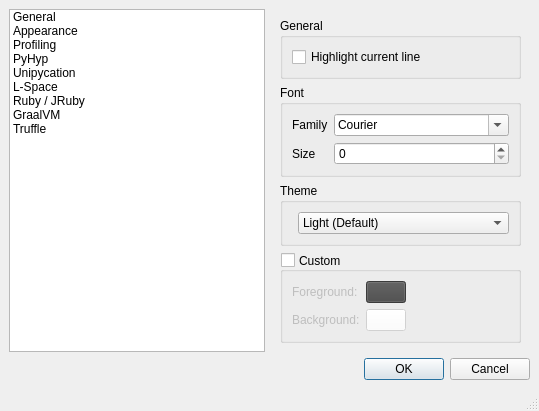
<?xml version="1.0" encoding="UTF-8"?>
<ui version="4.0">
 <class>MainWindow</class>
 <widget class="QMainWindow" name="MainWindow">
  <property name="geometry">
   <rect>
    <x>0</x>
    <y>0</y>
    <width>539</width>
    <height>403</height>
   </rect>
  </property>
  <property name="windowTitle">
   <string>Settings</string>
  </property>
  <property name="windowIcon">
   <iconset theme="gnome-settings">
    <normaloff>../../../../../.designer/backup</normaloff>../../../../../.designer/backup</iconset>
  </property>
  <widget class="QWidget" name="centralwidget">
   <layout class="QVBoxLayout" name="verticalLayout">
    <item>
     <layout class="QHBoxLayout" name="horizontalLayout_4" stretch="0,1">
      <property name="topMargin">
       <number>0</number>
      </property>
      <item>
       <widget class="QListWidget" name="listWidget">
        <property name="flow">
         <enum>QListView::TopToBottom</enum>
        </property>
        <property name="resizeMode">
         <enum>QListView::Fixed</enum>
        </property>
        <property name="viewMode">
         <enum>QListView::ListMode</enum>
        </property>
        <property name="uniformItemSizes">
         <bool>true</bool>
        </property>
        <item>
         <property name="text">
          <string>General</string>
         </property>
         <property name="icon">
          <iconset theme="gnome-settings">
           <normaloff>../../../../../.designer/backup</normaloff>../../../../../.designer/backup</iconset>
         </property>
        </item>
        <item>
         <property name="text">
          <string>Appearance</string>
         </property>
         <property name="icon">
          <iconset theme="style">
           <normaloff>../../../../../.designer/backup</normaloff>../../../../../.designer/backup</iconset>
         </property>
        </item>
        <item>
         <property name="text">
          <string>Profiling</string>
         </property>
         <property name="icon">
          <iconset theme="applications-science">
           <normaloff>../../../../../.designer/backup</normaloff>../../../../../.designer/backup</iconset>
         </property>
        </item>
        <item>
         <property name="text">
          <string>PyHyp</string>
         </property>
         <property name="icon">
          <iconset theme="gnome-mime-text-x-python">
           <normaloff>../../../../../.designer/backup</normaloff>../../../../../.designer/backup</iconset>
         </property>
        </item>
        <item>
         <property name="text">
          <string>Unipycation</string>
         </property>
         <property name="icon">
          <iconset theme="gnome-mime-text-x-python">
           <normaloff>../../../../../.designer/backup</normaloff>../../../../../.designer/backup</iconset>
         </property>
        </item>
        <item>
         <property name="text">
          <string>L-Space</string>
         </property>
         <property name="icon">
          <iconset theme="package">
           <normaloff>../../../../../.designer/backup</normaloff>../../../../../.designer/backup</iconset>
         </property>
        </item>
        <item>
         <property name="text">
          <string>Ruby / JRuby</string>
         </property>
         <property name="icon">
          <iconset theme="gnome-mime-application-x-ruby">
           <normaloff>../../../../../.designer/backup</normaloff>../../../../../.designer/backup</iconset>
         </property>
        </item>
        <item>
         <property name="text">
          <string>GraalVM</string>
         </property>
         <property name="icon">
          <iconset theme="package">
           <normaloff>../../../../../.designer/backup</normaloff>../../../../../.designer/backup</iconset>
         </property>
        </item>
        <item>
         <property name="text">
          <string>Truffle</string>
         </property>
         <property name="icon">
          <iconset theme="package">
           <normaloff>../../../../../.designer/backup</normaloff>../../../../../.designer/backup</iconset>
         </property>
        </item>
       </widget>
      </item>
      <item>
       <widget class="QStackedWidget" name="stackedWidget">
        <property name="frameShape">
         <enum>QFrame::NoFrame</enum>
        </property>
        <property name="currentIndex">
         <number>1</number>
        </property>
        <widget class="QWidget" name="page">
         <layout class="QFormLayout" name="formLayout_15">
          <item row="0" column="0">
           <widget class="QGroupBox" name="groupBox_2">
            <property name="sizePolicy">
             <sizepolicy hsizetype="Preferred" vsizetype="Preferred">
              <horstretch>0</horstretch>
              <verstretch>0</verstretch>
             </sizepolicy>
            </property>
            <property name="title">
             <string>Startup</string>
            </property>
            <property name="alignment">
             <set>Qt::AlignLeading|Qt::AlignLeft|Qt::AlignTop</set>
            </property>
            <property name="flat">
             <bool>false</bool>
            </property>
            <layout class="QFormLayout" name="formLayout_2">
             <property name="fieldGrowthPolicy">
              <enum>QFormLayout::AllNonFixedFieldsGrow</enum>
             </property>
             <item row="0" column="0">
              <widget class="QCheckBox" name="gen_showconsole">
               <property name="text">
                <string>Show console</string>
               </property>
              </widget>
             </item>
             <item row="1" column="0">
              <widget class="QCheckBox" name="gen_showparsestatus">
               <property name="text">
                <string>Show Parsing status</string>
               </property>
               <property name="checked">
                <bool>true</bool>
               </property>
              </widget>
             </item>
            </layout>
           </widget>
          </item>
         </layout>
        </widget>
        <widget class="QWidget" name="page_2">
         <layout class="QVBoxLayout" name="verticalLayout_8" stretch="0,0,0,1">
          <item>
           <widget class="QGroupBox" name="groupBox_13">
            <property name="title">
             <string>General</string>
            </property>
            <layout class="QFormLayout" name="formLayout_17">
             <item row="0" column="0">
              <widget class="QCheckBox" name="app_highlight_line">
               <property name="text">
                <string>Highlight current line</string>
               </property>
              </widget>
             </item>
            </layout>
           </widget>
          </item>
          <item>
           <widget class="QGroupBox" name="groupBox_4">
            <property name="title">
             <string>Font</string>
            </property>
            <layout class="QFormLayout" name="formLayout_4">
             <item row="0" column="0">
              <widget class="QLabel" name="label_3">
               <property name="text">
                <string>Family</string>
               </property>
               <property name="buddy">
                <cstring>app_fontfamily</cstring>
               </property>
              </widget>
             </item>
             <item row="0" column="1">
              <widget class="QFontComboBox" name="app_fontfamily">
               <property name="fontFilters">
                <set>QFontComboBox::MonospacedFonts</set>
               </property>
              </widget>
             </item>
             <item row="1" column="1">
              <widget class="QSpinBox" name="app_fontsize"/>
             </item>
             <item row="1" column="0">
              <widget class="QLabel" name="label_4">
               <property name="text">
                <string>Size</string>
               </property>
               <property name="buddy">
                <cstring>app_fontsize</cstring>
               </property>
              </widget>
             </item>
            </layout>
           </widget>
          </item>
          <item>
           <widget class="QGroupBox" name="groupBox_3">
            <property name="title">
             <string>Theme</string>
            </property>
            <layout class="QFormLayout" name="formLayout_3">
             <property name="bottomMargin">
              <number>9</number>
             </property>
             <item row="0" column="1">
              <widget class="QComboBox" name="app_theme">
               <item>
                <property name="text">
                 <string>Light (Default)</string>
                </property>
               </item>
               <item>
                <property name="text">
                 <string>Dark</string>
                </property>
               </item>
               <item>
                <property name="text">
                 <string>Gruvbox</string>
                </property>
               </item>
              </widget>
             </item>
            </layout>
           </widget>
          </item>
          <item>
           <widget class="QGroupBox" name="app_custom">
            <property name="title">
             <string>Custom</string>
            </property>
            <property name="alignment">
             <set>Qt::AlignLeading|Qt::AlignLeft|Qt::AlignVCenter</set>
            </property>
            <property name="flat">
             <bool>false</bool>
            </property>
            <property name="checkable">
             <bool>true</bool>
            </property>
            <property name="checked">
             <bool>false</bool>
            </property>
            <layout class="QFormLayout" name="formLayout">
             <property name="fieldGrowthPolicy">
              <enum>QFormLayout::FieldsStayAtSizeHint</enum>
             </property>
             <property name="labelAlignment">
              <set>Qt::AlignLeading|Qt::AlignLeft|Qt::AlignVCenter</set>
             </property>
             <item row="0" column="0">
              <widget class="QLabel" name="label">
               <property name="text">
                <string>Foreground:</string>
               </property>
               <property name="buddy">
                <cstring>app_foreground</cstring>
               </property>
              </widget>
             </item>
             <item row="0" column="1">
              <widget class="QPushButton" name="app_foreground">
               <property name="autoFillBackground">
                <bool>false</bool>
               </property>
               <property name="styleSheet">
                <string notr="true">background-color:  rgb(72, 72, 72)</string>
               </property>
               <property name="text">
                <string/>
               </property>
              </widget>
             </item>
             <item row="1" column="0">
              <widget class="QLabel" name="label_2">
               <property name="text">
                <string>Background:</string>
               </property>
               <property name="buddy">
                <cstring>app_background</cstring>
               </property>
              </widget>
             </item>
             <item row="1" column="1">
              <widget class="QPushButton" name="app_background">
               <property name="styleSheet">
                <string notr="true">background-color: rgb(255, 255, 255)</string>
               </property>
               <property name="text">
                <string/>
               </property>
              </widget>
             </item>
            </layout>
           </widget>
          </item>
         </layout>
        </widget>
        <widget class="QWidget" name="page_3">
         <layout class="QFormLayout" name="formLayout_16">
          <property name="fieldGrowthPolicy">
           <enum>QFormLayout::AllNonFixedFieldsGrow</enum>
          </property>
          <item row="0" column="0">
           <widget class="QGroupBox" name="groupBox">
            <property name="title">
             <string>Font (profiler and tool information)</string>
            </property>
            <layout class="QFormLayout" name="formLayout_6">
             <property name="fieldGrowthPolicy">
              <enum>QFormLayout::AllNonFixedFieldsGrow</enum>
             </property>
             <item row="0" column="0">
              <widget class="QLabel" name="label_8">
               <property name="text">
                <string>Family</string>
               </property>
               <property name="buddy">
                <cstring>tool_info_fontfamily</cstring>
               </property>
              </widget>
             </item>
             <item row="0" column="1">
              <widget class="QFontComboBox" name="tool_info_fontfamily">
               <property name="fontFilters">
                <set>QFontComboBox::MonospacedFonts</set>
               </property>
              </widget>
             </item>
             <item row="1" column="0">
              <widget class="QLabel" name="label_7">
               <property name="text">
                <string>Size</string>
               </property>
               <property name="buddy">
                <cstring>tool_info_fontsize</cstring>
               </property>
              </widget>
             </item>
             <item row="1" column="1">
              <widget class="QSpinBox" name="tool_info_fontsize"/>
             </item>
            </layout>
           </widget>
          </item>
          <item row="1" column="0">
           <widget class="QGroupBox" name="groupbox_5">
            <property name="title">
             <string>Heatmap gradient</string>
            </property>
            <layout class="QFormLayout" name="formLayout_7">
             <item row="0" column="0">
              <widget class="QLabel" name="label_9">
               <property name="text">
                <string>Highest value:</string>
               </property>
               <property name="buddy">
                <cstring>heatmap_high</cstring>
               </property>
              </widget>
             </item>
             <item row="0" column="1">
              <widget class="QPushButton" name="heatmap_high">
               <property name="autoFillBackground">
                <bool>false</bool>
               </property>
               <property name="styleSheet">
                <string notr="true">background-color:  rgb(72, 72, 72)</string>
               </property>
               <property name="text">
                <string/>
               </property>
              </widget>
             </item>
             <item row="1" column="0">
              <widget class="QLabel" name="label_10">
               <property name="text">
                <string>Lowest value:</string>
               </property>
               <property name="buddy">
                <cstring>heatmap_low</cstring>
               </property>
              </widget>
             </item>
             <item row="1" column="1">
              <widget class="QPushButton" name="heatmap_low">
               <property name="styleSheet">
                <string notr="true">background-color: rgb(255, 255, 255)</string>
               </property>
               <property name="text">
                <string/>
               </property>
              </widget>
             </item>
             <item row="2" column="0">
              <widget class="QLabel" name="label_11">
               <property name="text">
                <string>Transparency:</string>
               </property>
               <property name="buddy">
                <cstring>heatmap_alpha</cstring>
               </property>
              </widget>
             </item>
             <item row="2" column="1">
              <widget class="QSpinBox" name="heatmap_alpha">
               <property name="maximum">
                <number>255</number>
               </property>
              </widget>
             </item>
            </layout>
           </widget>
          </item>
         </layout>
        </widget>
        <widget class="QWidget" name="page_4">
         <layout class="QVBoxLayout" name="verticalLayout_3">
          <item>
           <widget class="QGroupBox" name="groupBox_5">
            <property name="title">
             <string>PyHyp</string>
            </property>
            <layout class="QFormLayout" name="formLayout_5">
             <property name="fieldGrowthPolicy">
              <enum>QFormLayout::AllNonFixedFieldsGrow</enum>
             </property>
             <item row="0" column="0">
              <widget class="QLabel" name="label_5">
               <property name="text">
                <string>Binary</string>
               </property>
               <property name="buddy">
                <cstring>env_pyhyp</cstring>
               </property>
              </widget>
             </item>
             <item row="0" column="1">
              <layout class="QHBoxLayout" name="horizontalLayout" stretch="0,0">
               <property name="leftMargin">
                <number>0</number>
               </property>
               <property name="topMargin">
                <number>0</number>
               </property>
               <item>
                <widget class="QLineEdit" name="env_pyhyp"/>
               </item>
               <item>
                <widget class="QToolButton" name="btpyhyp">
                 <property name="text">
                  <string>...</string>
                 </property>
                </widget>
               </item>
              </layout>
             </item>
             <item row="1" column="0">
              <widget class="QLabel" name="label_12">
               <property name="text">
                <string>PyPy bridge</string>
               </property>
               <property name="buddy">
                <cstring>env_pypyprefix</cstring>
               </property>
              </widget>
             </item>
             <item row="1" column="1">
              <layout class="QHBoxLayout" name="horizontalLayout_3">
               <property name="leftMargin">
                <number>0</number>
               </property>
               <property name="topMargin">
                <number>0</number>
               </property>
               <item>
                <widget class="QLineEdit" name="env_pypyprefix"/>
               </item>
               <item>
                <widget class="QToolButton" name="btpypyprefix">
                 <property name="text">
                  <string>...</string>
                 </property>
                </widget>
               </item>
              </layout>
             </item>
            </layout>
           </widget>
          </item>
         </layout>
        </widget>
        <widget class="QWidget" name="page_5">
         <layout class="QVBoxLayout" name="verticalLayout_2">
          <item>
           <widget class="QGroupBox" name="groupBox_6">
            <property name="title">
             <string>Unipycation</string>
            </property>
            <layout class="QFormLayout" name="formLayout_10">
             <item row="0" column="0">
              <widget class="QLabel" name="label_6">
               <property name="text">
                <string>Binary</string>
               </property>
               <property name="buddy">
                <cstring>env_unipycation</cstring>
               </property>
              </widget>
             </item>
             <item row="0" column="1">
              <layout class="QHBoxLayout" name="horizontalLayout_2">
               <property name="leftMargin">
                <number>0</number>
               </property>
               <property name="topMargin">
                <number>0</number>
               </property>
               <item>
                <widget class="QLineEdit" name="env_unipycation"/>
               </item>
               <item>
                <widget class="QToolButton" name="btunipycation">
                 <property name="text">
                  <string>...</string>
                 </property>
                </widget>
               </item>
              </layout>
             </item>
            </layout>
           </widget>
          </item>
         </layout>
        </widget>
        <widget class="QWidget" name="page_6">
         <layout class="QVBoxLayout" name="verticalLayout_4">
          <item>
           <widget class="QGroupBox" name="groupBox_7">
            <property name="title">
             <string>L-Space</string>
            </property>
            <layout class="QFormLayout" name="formLayout_8">
             <item row="0" column="1">
              <layout class="QHBoxLayout" name="horizontalLayout_5">
               <property name="leftMargin">
                <number>0</number>
               </property>
               <property name="topMargin">
                <number>0</number>
               </property>
               <item>
                <widget class="QLineEdit" name="env_lspaceroot"/>
               </item>
               <item>
                <widget class="QToolButton" name="btlspaceroot">
                 <property name="text">
                  <string>...</string>
                 </property>
                </widget>
               </item>
              </layout>
             </item>
             <item row="0" column="0">
              <widget class="QLabel" name="label_13">
               <property name="text">
                <string>Root dir</string>
               </property>
               <property name="buddy">
                <cstring>env_lspaceroot</cstring>
               </property>
              </widget>
             </item>
            </layout>
           </widget>
          </item>
         </layout>
        </widget>
        <widget class="QWidget" name="page_7">
         <layout class="QVBoxLayout" name="verticalLayout_5">
          <item>
           <widget class="QGroupBox" name="groupBox_12">
            <property name="title">
             <string>Ruby</string>
            </property>
            <layout class="QGridLayout" name="gridLayout_2">
             <item row="0" column="0">
              <widget class="QLabel" name="parser_label">
               <property name="text">
                <string>Parser:</string>
               </property>
               <property name="buddy">
                <cstring>env_ruby_parser</cstring>
               </property>
              </widget>
             </item>
             <item row="0" column="1">
              <widget class="QLineEdit" name="env_ruby_parser"/>
             </item>
             <item row="0" column="2">
              <widget class="QToolButton" name="btruby_parser">
               <property name="text">
                <string>...</string>
               </property>
              </widget>
             </item>
            </layout>
           </widget>
          </item>
          <item alignment="Qt::AlignBottom">
           <widget class="QGroupBox" name="groupBox_8">
            <property name="title">
             <string>JRuby</string>
            </property>
            <layout class="QFormLayout" name="formLayout_9">
             <property name="fieldGrowthPolicy">
              <enum>QFormLayout::AllNonFixedFieldsGrow</enum>
             </property>
             <item row="0" column="0" colspan="2">
              <layout class="QGridLayout" name="gridLayout">
               <property name="leftMargin">
                <number>0</number>
               </property>
               <property name="topMargin">
                <number>0</number>
               </property>
               <item row="0" column="0">
                <widget class="QLabel" name="jruby_bin_label">
                 <property name="text">
                  <string>Binary:</string>
                 </property>
                 <property name="buddy">
                  <cstring>env_jruby</cstring>
                 </property>
                </widget>
               </item>
               <item row="3" column="1">
                <widget class="QLineEdit" name="env_jruby_load"/>
               </item>
               <item row="0" column="1">
                <widget class="QLineEdit" name="env_jruby"/>
               </item>
               <item row="3" column="0">
                <widget class="QLabel" name="load_path_label">
                 <property name="text">
                  <string>Load path:</string>
                 </property>
                 <property name="buddy">
                  <cstring>env_jruby_load</cstring>
                 </property>
                </widget>
               </item>
               <item row="3" column="2">
                <widget class="QToolButton" name="btjruby_load">
                 <property name="text">
                  <string>...</string>
                 </property>
                </widget>
               </item>
               <item row="0" column="2">
                <widget class="QToolButton" name="btjruby">
                 <property name="text">
                  <string>...</string>
                 </property>
                </widget>
               </item>
              </layout>
             </item>
            </layout>
           </widget>
          </item>
         </layout>
        </widget>
        <widget class="QWidget" name="page_8">
         <layout class="QVBoxLayout" name="verticalLayout_6" stretch="0,1">
          <item>
           <widget class="QGroupBox" name="groupBox_9">
            <property name="title">
             <string>GraalVM</string>
            </property>
            <layout class="QFormLayout" name="formLayout_10">
             <item row="0" column="1">
              <layout class="QHBoxLayout" name="horizontalLayout_7">
               <property name="leftMargin">
                <number>0</number>
               </property>
               <property name="topMargin">
                <number>0</number>
               </property>
               <item>
                <widget class="QLineEdit" name="env_graalvm"/>
               </item>
               <item>
                <widget class="QToolButton" name="btgraalvm">
                 <property name="text">
                  <string>...</string>
                 </property>
                </widget>
               </item>
              </layout>
             </item>
             <item row="0" column="0">
              <widget class="QLabel" name="label_15">
               <property name="text">
                <string>Binary</string>
               </property>
               <property name="buddy">
                <cstring>env_graalvm</cstring>
               </property>
              </widget>
             </item>
            </layout>
           </widget>
          </item>
          <item>
           <widget class="QGroupBox" name="groupBox_10">
            <property name="title">
             <string>GraalVM polymorphic inline cache</string>
            </property>
            <layout class="QFormLayout" name="formLayout_14">
             <item row="0" column="0">
              <widget class="QLabel" name="label_16">
               <property name="text">
                <string>Size (for profiling only):</string>
               </property>
               <property name="buddy">
                <cstring>graalvm_pic_size</cstring>
               </property>
              </widget>
             </item>
             <item row="0" column="1">
              <widget class="QSpinBox" name="graalvm_pic_size">
               <property name="maximum">
                <number>255</number>
               </property>
              </widget>
             </item>
            </layout>
           </widget>
          </item>
         </layout>
        </widget>
        <widget class="QWidget" name="page_9">
         <layout class="QVBoxLayout" name="verticalLayout_7" stretch="0,0,1">
          <property name="spacing">
           <number>6</number>
          </property>
          <property name="sizeConstraint">
           <enum>QLayout::SetDefaultConstraint</enum>
          </property>
          <item>
           <widget class="QGroupBox" name="groupBox_10">
            <property name="title">
             <string>Truffle SimpleLanguage .jar file</string>
            </property>
            <layout class="QFormLayout" name="formLayout_11">
             <item row="0" column="1">
              <layout class="QHBoxLayout" name="horizontalLayout_8">
               <property name="leftMargin">
                <number>0</number>
               </property>
               <property name="topMargin">
                <number>0</number>
               </property>
               <item>
                <widget class="QLineEdit" name="env_sl_jar"/>
               </item>
               <item>
                <widget class="QToolButton" name="btsljar">
                 <property name="text">
                  <string>...</string>
                 </property>
                </widget>
               </item>
              </layout>
             </item>
             <item row="0" column="0">
              <widget class="QLabel" name="label_16">
               <property name="text">
                <string>Binary</string>
               </property>
               <property name="buddy">
                <cstring>env_sl_jar</cstring>
               </property>
              </widget>
             </item>
            </layout>
           </widget>
          </item>
          <item>
           <widget class="QGroupBox" name="groupBox_10">
            <property name="title">
             <string>Truffle JavaScript .jar file</string>
            </property>
            <layout class="QFormLayout" name="formLayout_12">
             <item row="0" column="1">
              <layout class="QHBoxLayout" name="horizontalLayout_9">
               <property name="leftMargin">
                <number>0</number>
               </property>
               <property name="topMargin">
                <number>0</number>
               </property>
               <item>
                <widget class="QLineEdit" name="env_js_jar"/>
               </item>
               <item>
                <widget class="QToolButton" name="btjsjar">
                 <property name="text">
                  <string>...</string>
                 </property>
                </widget>
               </item>
              </layout>
             </item>
             <item row="0" column="0">
              <widget class="QLabel" name="label_17">
               <property name="text">
                <string>Binary</string>
               </property>
               <property name="buddy">
                <cstring>env_js_jar</cstring>
               </property>
              </widget>
             </item>
            </layout>
           </widget>
          </item>
          <item>
           <widget class="QGroupBox" name="groupBox_11">
            <property name="title">
             <string>Truffle API .jar file</string>
            </property>
            <layout class="QFormLayout" name="formLayout_13">
             <property name="sizeConstraint">
              <enum>QLayout::SetDefaultConstraint</enum>
             </property>
             <item row="0" column="1">
              <layout class="QHBoxLayout" name="horizontalLayout_10" stretch="0,0">
               <property name="sizeConstraint">
                <enum>QLayout::SetMaximumSize</enum>
               </property>
               <property name="leftMargin">
                <number>0</number>
               </property>
               <property name="topMargin">
                <number>0</number>
               </property>
               <item>
                <widget class="QLineEdit" name="env_truffle_jar"/>
               </item>
               <item>
                <widget class="QToolButton" name="bttrufflejar">
                 <property name="text">
                  <string>...</string>
                 </property>
                </widget>
               </item>
              </layout>
             </item>
             <item row="0" column="0">
              <widget class="QLabel" name="label_18">
               <property name="text">
                <string>Binary</string>
               </property>
               <property name="buddy">
                <cstring>env_truffle_jar</cstring>
               </property>
              </widget>
             </item>
            </layout>
           </widget>
          </item>
         </layout>
        </widget>
       </widget>
      </item>
     </layout>
    </item>
    <item>
     <widget class="QDialogButtonBox" name="buttonBox">
      <property name="standardButtons">
       <set>QDialogButtonBox::Cancel|QDialogButtonBox::Ok</set>
      </property>
     </widget>
    </item>
   </layout>
  </widget>
  <widget class="QMenuBar" name="menubar">
   <property name="geometry">
    <rect>
     <x>0</x>
     <y>0</y>
     <width>539</width>
     <height>23</height>
    </rect>
   </property>
  </widget>
  <widget class="QStatusBar" name="statusbar"/>
 </widget>
 <resources/>
 <connections/>
 <designerdata>
  <property name="gridDeltaX">
   <number>10</number>
  </property>
  <property name="gridDeltaY">
   <number>10</number>
  </property>
  <property name="gridSnapX">
   <bool>true</bool>
  </property>
  <property name="gridSnapY">
   <bool>true</bool>
  </property>
  <property name="gridVisible">
   <bool>true</bool>
  </property>
 </designerdata>
</ui>
